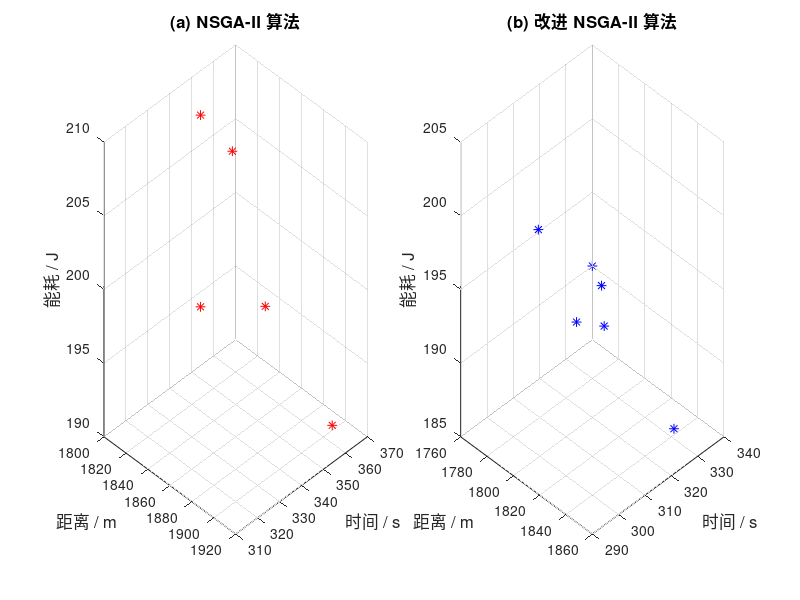

Here is the MATLAB script that generated this plot:
% =========================================================================
% MATLAB 修正脚本：绘制三维 MOEA Pareto 前沿对比图
% =========================================================================
clear; clc;
% --- 预设绘图参数 (基于用户代码) ---
marker_size = 50;        % 标记大小
marker_line_width = 0.5; % 线宽
% 基于 image_1.png 和 image_2.png 的示例数据
pareto_baseline_lift = [
    1800, 354, 207;
    1855, 341, 209;
    1882, 313, 203;
    1893, 337, 201;
    1906, 361, 191
];
pareto_improved_lift = [
    1760, 340, 190;
    1789, 305, 199;
    1798, 315, 192;
    1803, 323, 191;
    1852, 325, 187;
    1857, 295, 201
];
% --- 绘图逻辑 ---
if ~isempty(pareto_baseline_lift) && ~isempty(pareto_improved_lift)
    % 创建图形窗口
    figure('Name', 'Lift Pareto Front Comparison', 'Color', 'w', 'Position', [240, 240, 1000, 450]);
    
    % --- 子图 1: Baseline ---
    subplot(1, 2, 1);
    scatter3(pareto_baseline_lift(:,1), pareto_baseline_lift(:,2), pareto_baseline_lift(:,3), ...
        marker_size, 'r', '*', 'LineWidth', marker_line_width);
    grid on;
    view(45, 25);
    xlabel('距离 / m', 'FontSize', 12);
    ylabel('时间 / s', 'FontSize', 12);
    zlabel('能耗 / J', 'FontSize', 12);
    % 将标题加粗
    title('(a) NSGA-II 算法', 'FontSize', 12, 'FontWeight', 'bold');
    
    % --- 子图 2: Improved ---
    subplot(1, 2, 2);
    % 为了区分，这里将颜色改为蓝色 ('b')，但标记保持为星号 ('*')
    scatter3(pareto_improved_lift(:,1), pareto_improved_lift(:,2), pareto_improved_lift(:,3), ...
        marker_size, 'b', '*', 'LineWidth', marker_line_width);
    grid on;
    view(45, 25);
    xlabel('距离 / m', 'FontSize', 12);
    ylabel('时间 / s', 'FontSize', 12);
    zlabel('能耗 / J', 'FontSize', 12);
    % 将标题加粗
    title('(b) 改进 NSGA-II 算法', 'FontSize', 12, 'FontWeight', 'bold');
    
end
% 注释掉可能会干扰绘图的函数
% evaluate_and_plot_moea(hist_exp.lift.gen_fronts, hist_base.lift.gen_fronts);
